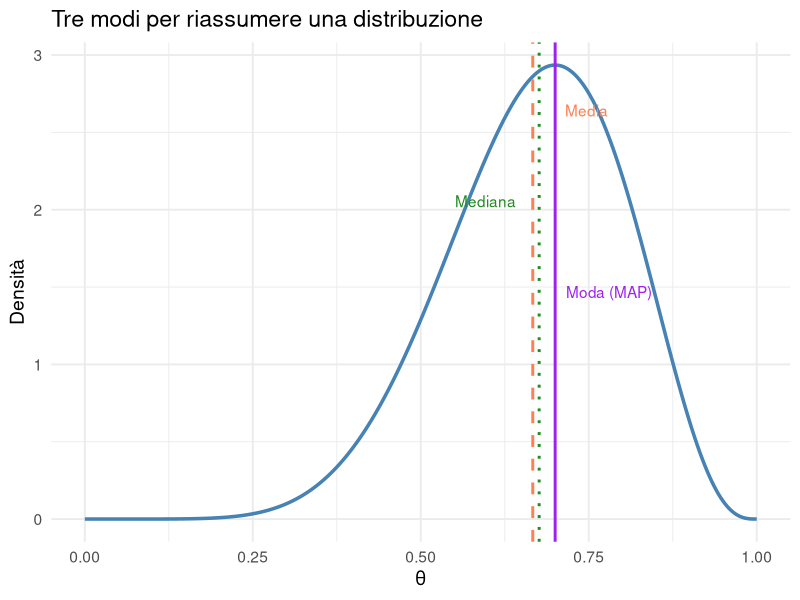
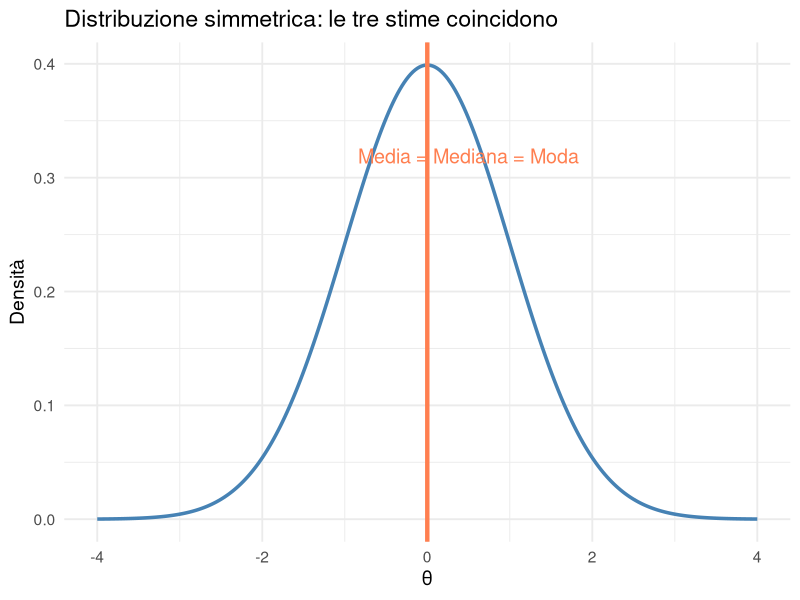
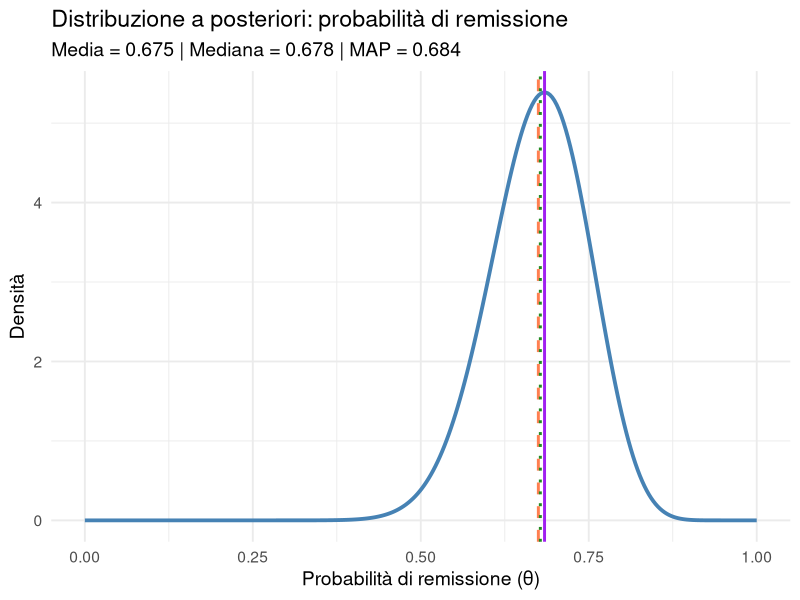
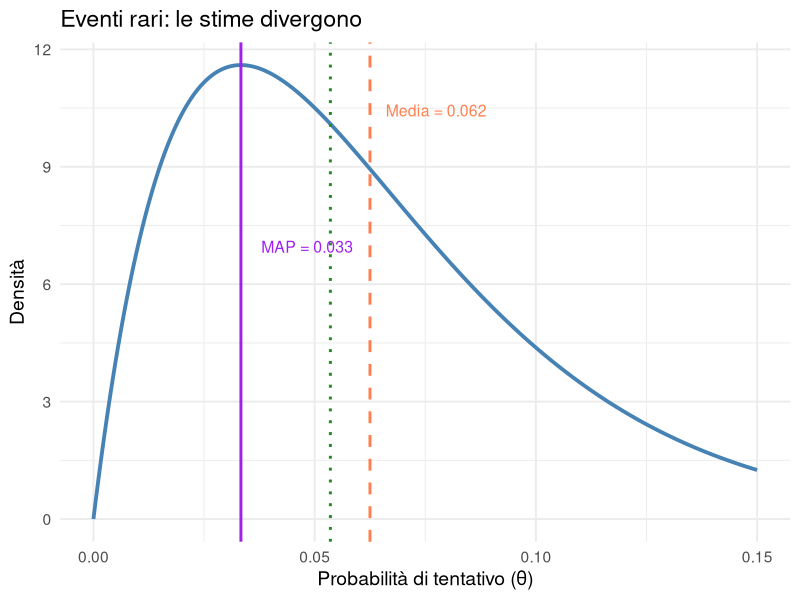
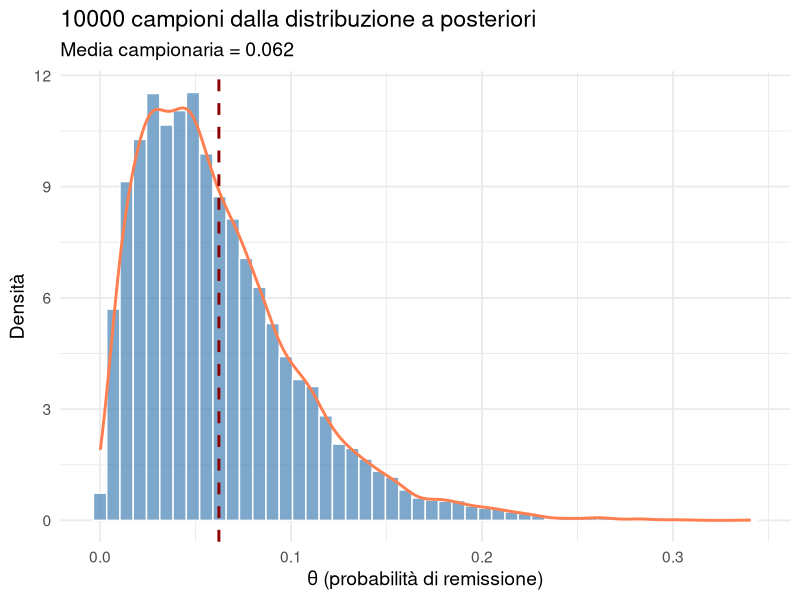

Source code (R) for these figures, in order:
## ---- chunk 1
#| echo: false
library(ggplot2)
set.seed(42)
## ---- chunk 2
#| echo: false
#| fig-height: 4

# Creiamo una distribuzione a posteriori asimmetrica (Beta)
x <- seq(0, 1, length.out = 300)
alpha <- 8
beta <- 4
y <- dbeta(x, alpha, beta)

# Calcoliamo le tre statistiche
media <- alpha / (alpha + beta)
moda <- (alpha - 1) / (alpha + beta - 2)
mediana <- qbeta(0.5, alpha, beta)

df <- data.frame(x = x, y = y)

ggplot(df, aes(x = x, y = y)) +
  geom_line(linewidth = 1.2, color = "steelblue") +
  geom_vline(xintercept = media, color = "coral", linewidth = 1, linetype = "dashed") +
  geom_vline(xintercept = mediana, color = "forestgreen", linewidth = 1, linetype = "dotted") +
  geom_vline(xintercept = moda, color = "purple", linewidth = 1, linetype = "solid") +
  annotate("text", x = media + 0.08, y = max(y) * 0.9, label = "Media", color = "coral") +
  annotate("text", x = mediana - 0.08, y = max(y) * 0.7, label = "Mediana", color = "forestgreen") +
  annotate("text", x = moda + 0.08, y = max(y) * 0.5, label = "Moda (MAP)", color = "purple") +
  labs(title = "Tre modi per riassumere una distribuzione",
       x = "θ", y = "Densità") +
  theme_minimal(base_size = 14)
## ---- chunk 3
#| echo: false
#| fig-height: 3.5

# Distribuzione simmetrica
x <- seq(-4, 4, length.out = 300)
y <- dnorm(x, 0, 1)

df_sim <- data.frame(x = x, y = y)

ggplot(df_sim, aes(x = x, y = y)) +
  geom_line(linewidth = 1.2, color = "steelblue") +
  geom_vline(xintercept = 0, color = "coral", linewidth = 1.5) +
  annotate("text", x = 0.5, y = max(y) * 0.8, 
           label = "Media = Mediana = Moda", color = "coral", size = 5) +
  labs(title = "Distribuzione simmetrica: le tre stime coincidono",
       x = "θ", y = "Densità") +
  theme_minimal(base_size = 14)
## ---- chunk 4
# Dati osservati
successi <- 21
pazienti <- 30

# Prior: Beta(6, 4) - centrata su 0.6, moderatamente informativa
alpha_prior <- 6
beta_prior <- 4

# Posterior: Beta(alpha + successi, beta + insuccessi)
alpha_post <- alpha_prior + successi
beta_post <- beta_prior + (pazienti - successi)

cat("Prior: Beta(", alpha_prior, ",", beta_prior, ")\n")
cat("Posterior: Beta(", alpha_post, ",", beta_post, ")\n")
## ---- chunk 5
# Media del posterior
media_post <- alpha_post / (alpha_post + beta_post)

# Moda del posterior (MAP)
moda_post <- (alpha_post - 1) / (alpha_post + beta_post - 2)

# Mediana del posterior
mediana_post <- qbeta(0.5, alpha_post, beta_post)

cat("Media a posteriori:", round(media_post, 3), "\n")
cat("Moda a posteriori (MAP):", round(moda_post, 3), "\n")
cat("Mediana a posteriori:", round(mediana_post, 3), "\n")
## ---- chunk 6
#| echo: false
#| fig-height: 4

x <- seq(0, 1, length.out = 300)
y <- dbeta(x, alpha_post, beta_post)

df_cbt <- data.frame(x = x, y = y)

ggplot(df_cbt, aes(x = x, y = y)) +
  geom_line(linewidth = 1.3, color = "steelblue") +
  geom_vline(xintercept = media_post, color = "coral", linewidth = 1, linetype = "dashed") +
  geom_vline(xintercept = mediana_post, color = "forestgreen", linewidth = 1, linetype = "dotted") +
  geom_vline(xintercept = moda_post, color = "purple", linewidth = 1) +
  labs(title = "Distribuzione a posteriori: probabilità di remissione",
       subtitle = paste0("Media = ", round(media_post, 3), 
                        " | Mediana = ", round(mediana_post, 3),
                        " | MAP = ", round(moda_post, 3)),
       x = "Probabilità di remissione (θ)", y = "Densità") +
  theme_minimal(base_size = 14)
## ---- chunk 7
# Dati
eventi <- 1
osservazioni <- 30

# Prior non informativo
alpha_prior_raro <- 1
beta_prior_raro <- 1

# Posterior
alpha_post_raro <- alpha_prior_raro + eventi
beta_post_raro <- beta_prior_raro + (osservazioni - eventi)
## ---- chunk 8
# Calcolo delle tre stime
media_raro <- alpha_post_raro / (alpha_post_raro + beta_post_raro)
moda_raro <- (alpha_post_raro - 1) / (alpha_post_raro + beta_post_raro - 2)
mediana_raro <- qbeta(0.5, alpha_post_raro, beta_post_raro)

cat("Media a posteriori:", round(media_raro, 4), "\n")
cat("Moda a posteriori (MAP):", round(moda_raro, 4), "\n")
cat("Mediana a posteriori:", round(mediana_raro, 4), "\n")
## ---- chunk 9
#| echo: false
#| fig-height: 4

x_raro <- seq(0, 0.15, length.out = 300)
y_raro <- dbeta(x_raro, alpha_post_raro, beta_post_raro)

df_raro <- data.frame(x = x_raro, y = y_raro)

ggplot(df_raro, aes(x = x, y = y)) +
  geom_line(linewidth = 1.3, color = "steelblue") +
  geom_vline(xintercept = media_raro, color = "coral", linewidth = 1, linetype = "dashed") +
  geom_vline(xintercept = mediana_raro, color = "forestgreen", linewidth = 1, linetype = "dotted") +
  geom_vline(xintercept = moda_raro, color = "purple", linewidth = 1) +
  annotate("text", x = media_raro + 0.015, y = max(y_raro) * 0.9, 
           label = paste0("Media = ", round(media_raro, 3)), color = "coral", size = 4) +
  annotate("text", x = moda_raro + 0.015, y = max(y_raro) * 0.6, 
           label = paste0("MAP = ", round(moda_raro, 3)), color = "purple", size = 4) +
  labs(title = "Eventi rari: le stime divergono",
       x = "Probabilità di tentativo (θ)", y = "Densità") +
  theme_minimal(base_size = 14)
## ---- chunk 10
# Estraiamo 10000 campioni dalla distribuzione posteriori Beta(27, 13)
n_campioni <- 10000
campioni <- rbeta(n_campioni, alpha_post_raro, beta_post_raro)

# Visualizziamo i primi valori
head(campioni, 10)
## ---- chunk 11
# Media: semplicemente la media dei campioni
media_campioni <- mean(campioni)

# Mediana: il valore centrale
mediana_campioni <- median(campioni)

# Moda: richiede stimare la densità
densita <- density(campioni)
moda_campioni <- densita$x[which.max(densita$y)]
## ---- chunk 12
cat("Media (da campioni):", round(media_campioni, 3), "\n")
cat("Mediana (da campioni):", round(mediana_campioni, 3), "\n")
cat("Moda (da campioni):", round(moda_campioni, 3), "\n")
## ---- chunk 13
# Confronto
confronto <- data.frame(
  Statistica = c("Media", "Mediana", "Moda"),
  Valore_esatto = round(c(media_raro, mediana_raro, moda_raro), 4),
  Valore_campioni = round(c(media_campioni, mediana_campioni, moda_campioni), 4)
)

print(confronto)
## ---- chunk 14
#| echo: false
#| fig-height: 4

df_campioni <- data.frame(theta = campioni)

ggplot(df_campioni, aes(x = theta)) +
  geom_histogram(aes(y = after_stat(density)), bins = 50, 
                 fill = "steelblue", alpha = 0.7, color = "white") +
  geom_density(linewidth = 1, color = "coral") +
  geom_vline(xintercept = media_campioni, color = "darkred", 
             linewidth = 1, linetype = "dashed") +
  labs(title = "10000 campioni dalla distribuzione a posteriori",
       subtitle = paste0("Media campionaria = ", round(media_campioni, 3)),
       x = "θ (probabilità di remissione)", y = "Densità") +
  theme_minimal(base_size = 14)
## ---- chunk 15
sd_post <- sqrt((alpha_post * beta_post) / 
                ((alpha_post + beta_post)^2 * (alpha_post + beta_post + 1)))
## ---- chunk 16
cat("SD a posteriori (formula):", round(sd_post, 4), "\n")
## ---- chunk 17
cat("SD a posteriori (campioni):", round(sd(campioni), 4), "\n")
